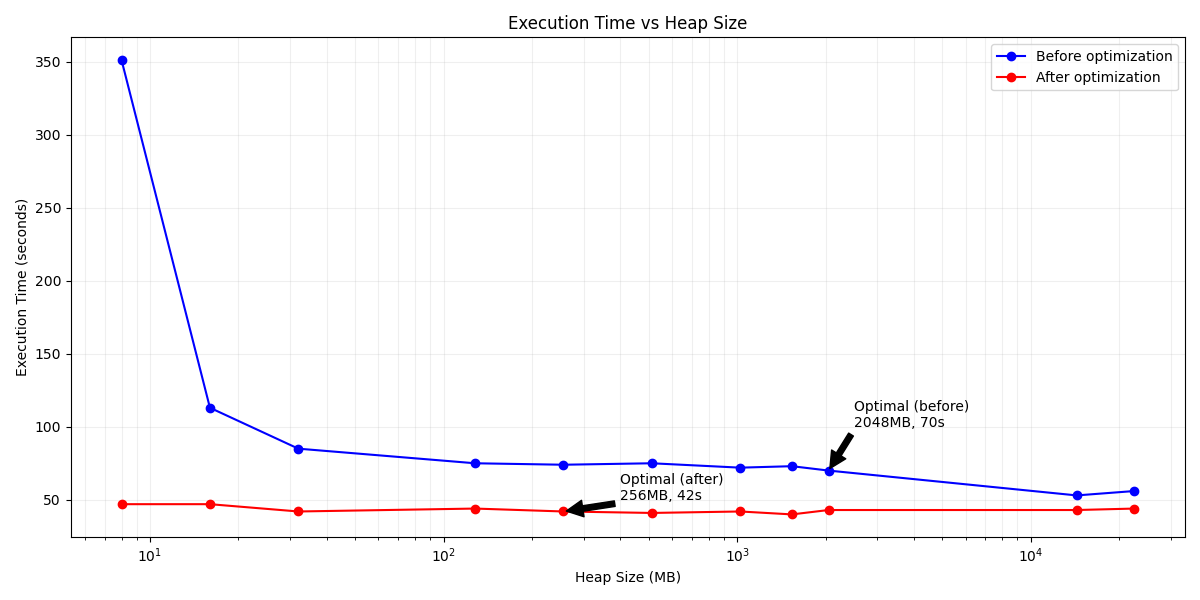

Python code for this plot:
import matplotlib.pyplot as plt
import numpy as np

# Heap sizes in MB
heap_sizes = [8, 16, 32, 128, 256, 512, 1024, 1536, 2048, 14336, 22528]

# Times in seconds
times_before = [351, 113, 85, 75, 74, 75, 72, 73, 70, 53, 56]
times_after = [47, 47, 42, 44, 42, 41, 42, 40, 43, 43, 44]

plt.figure(figsize=(12, 6))
plt.semilogx(heap_sizes, times_before, 'b-o', label='Before optimization')
plt.semilogx(heap_sizes, times_after, 'r-o', label='After optimization')

plt.xlabel('Heap Size (MB)')
plt.ylabel('Execution Time (seconds)')
plt.title('Execution Time vs Heap Size')
plt.grid(True)
plt.legend()

# Add gridlines
plt.grid(True, which="both", ls="-", alpha=0.2)

# Annotations for optimal points
plt.annotate('Optimal (before)\n2048MB, 70s',
             xy=(2048, 70),
             xytext=(2500, 100),
             arrowprops=dict(facecolor='black', shrink=0.05))

plt.annotate('Optimal (after)\n256MB, 42s',
             xy=(256, 42),
             xytext=(400, 50),
             arrowprops=dict(facecolor='black', shrink=0.05))

plt.show()
